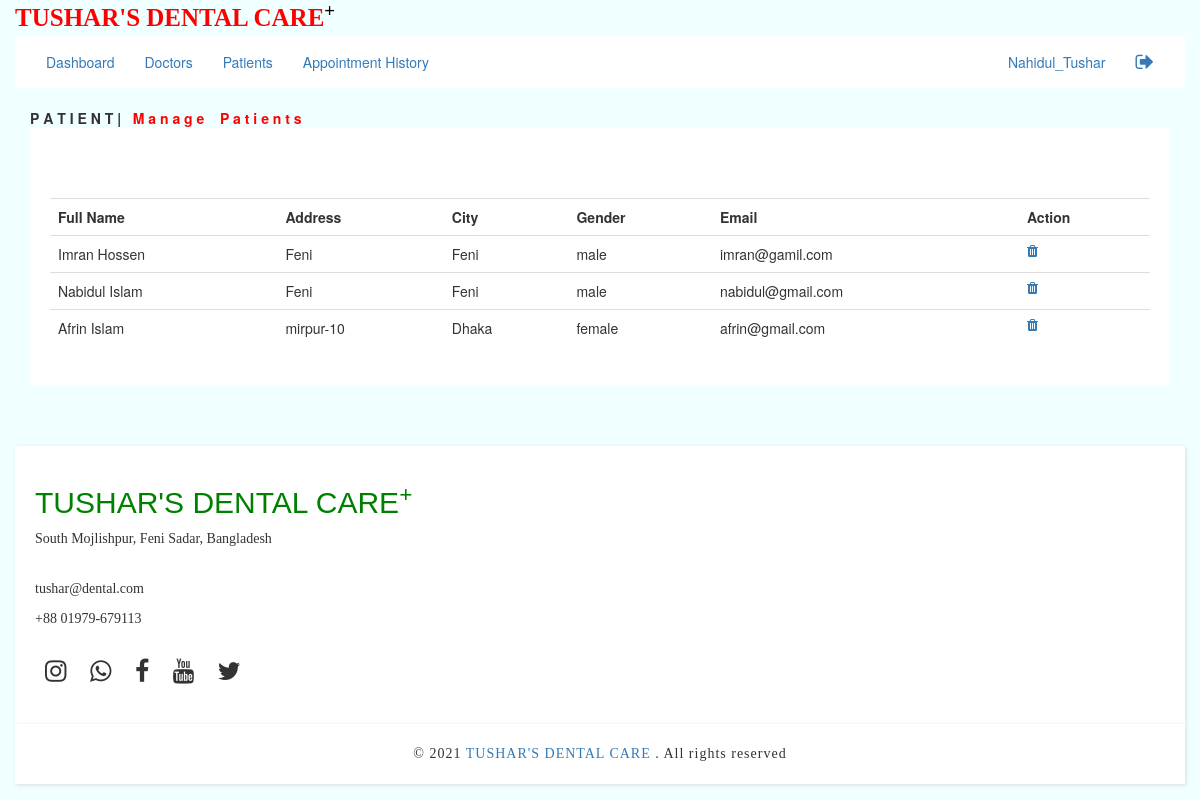
The app's page /patientsmanage.php (signed in) with its own data.
### tables this page shows
CREATE TABLE `registration` (
  `id` int(11) NOT NULL,
  `fullname` varchar(50) NOT NULL,
  `email` varchar(100) NOT NULL,
  `username` varchar(20) NOT NULL,
  `password` varchar(12) NOT NULL,
  `gender` varchar(10) NOT NULL,
  `address` varchar(500) NOT NULL,
  `city` varchar(50) NOT NULL
);

### patientsmanage.php (the view, shortened to what this page needs)
<?php  include("adminheader.php")   ?>
<div class="col col-lg-12">
 <b> P A T I E N T  | <span style="color:red"> &nbsp; M a n a g e  &nbsp; &nbsp;P a t i e n t s  </span></b>
   <div class="col col-lg-12" id="managedoctor">
    <table class="table">
      <tr><th>Full Name</th> <th>Address</th> <th>City</th> <th>Gender</th> <th>Email</th> <th>Action</th></tr>
      <?php
     include("connection.php");
     $sql="SELECT * FROM registration ";
     $result=mysqli_query($conn,$sql);
     if(mysqli_num_rows($result)>0){
     while($row=mysqli_fetch_assoc($result)){
?>
<tr><td><?php   echo $row['fullname']  ?></td> <td><?php   echo $row['address']  ?></td> <td><?php   echo $row['city']  ?></td>
<td>  <?php   echo $row['gender'] ?> </td> <td>  <?php   echo $row['email'] ?> </td>
<td> <a href="deleteappointmentadmin.php?x=<?php  echo $row['id'] ?>"><span class="fa fa-trash"></span></a> </td>
</tr>
<option value="">  </option>
<?php
     }
     }
?>
    </table>
   </div>
</div>
<?php  include("footer.php")   ?>

### patientsmanage.php (style rules this page uses)
#managedoctor { background:#ffff; padding:20px; }

### records on screen
registration: fullname "Imran Hossen", address "Feni", city "Feni", gender "male", email "imran@gamil.com"
registration: fullname "Nabidul Islam", address "Feni", city "Feni", gender "male", email "nabidul@gmail.com"
registration: fullname "Afrin Islam", address "mirpur-10", city "Dhaka", gender "female", email "afrin@gmail.com"

### other values on screen
$_SESSION['user'] "Nahidul_Tushar"
